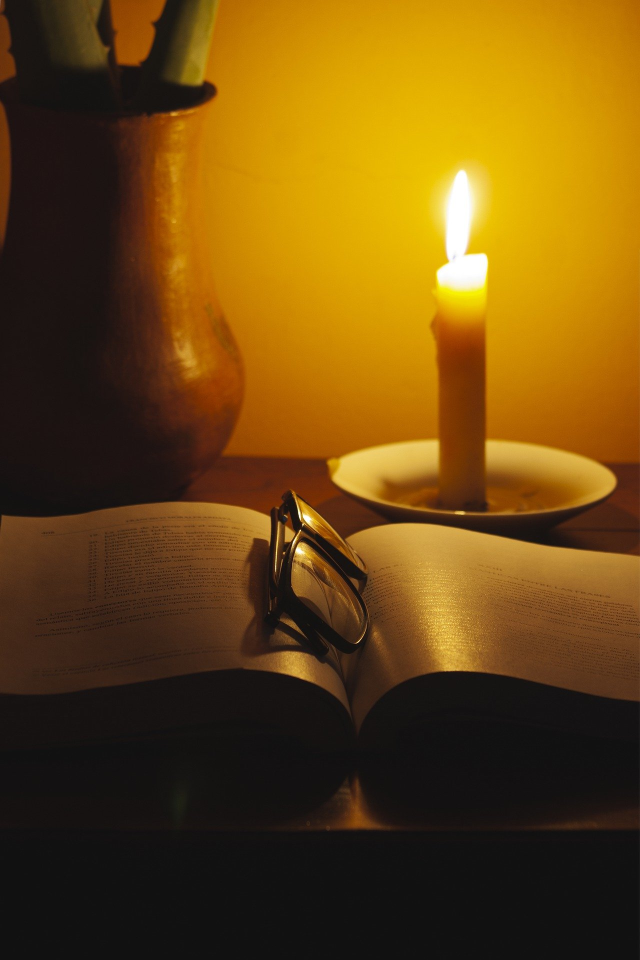
#> input picture images/candle-gd7df65d77_1920.jpg, 1280 x 1920 px (shown at 1/2 size); its folder holds only this picture in this run
$ jupyter execute --allow-errors Image_Watermarking.ipynb   (shell and % lines are left out)
#> lines starting #> are read from the running program, lines starting #| are printed output that depends on the picture
#> further down, image_to_watermark is the input picture: shape (1920, 1280, 3); mean B, G, R 16.5, 73.7, 107.2
#> `image_to_watermark = cv2.resize(image_to_watermark, (500,300), interpo..`:
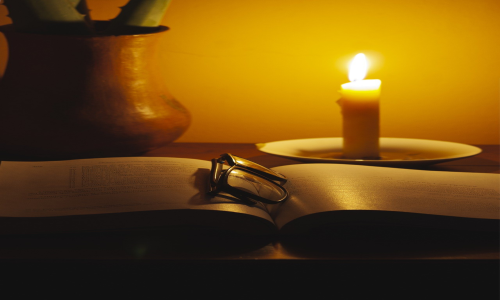
#> image_to_watermark: shape (300, 500, 3); mean B, G, R 16.5, 73.7, 107.2
[cell 1]
import cv2
import numpy as np
import requests
from PIL import Image
import glob
import os

## Watermark Image with Logo

#> (a cell that did not finish here is left out)

[cell 3]
images_path = glob.glob("./images/*.*")
print(images_path)

print('Starting the watermarking process!')
#> (the rest of this cell did not finish here and is left out)
